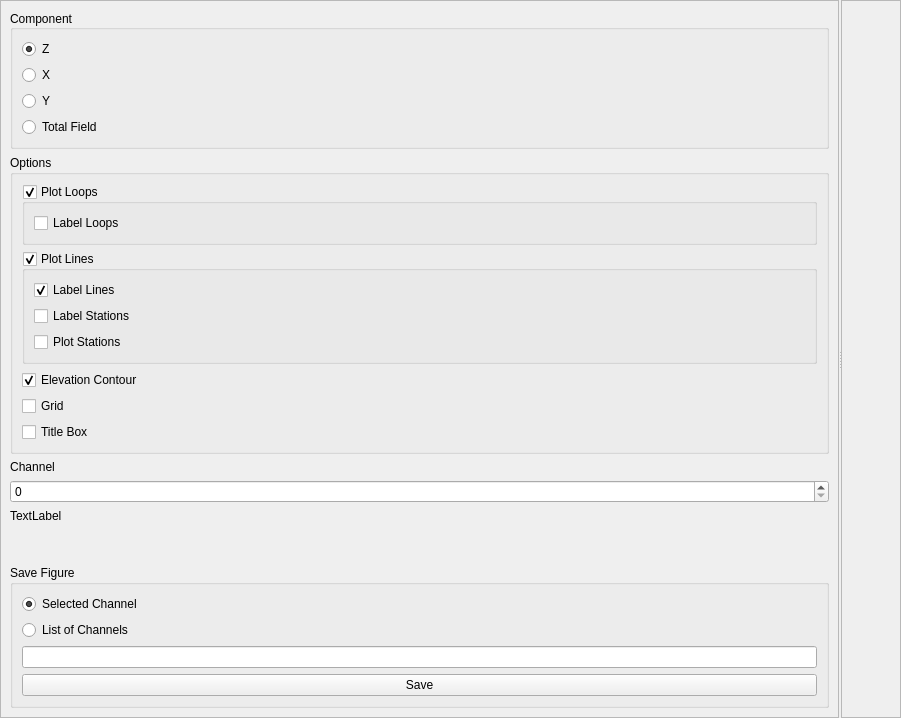
<?xml version="1.0" encoding="UTF-8"?>
<ui version="4.0">
 <class>ContourMap</class>
 <widget class="QWidget" name="ContourMap">
  <property name="geometry">
   <rect>
    <x>0</x>
    <y>0</y>
    <width>901</width>
    <height>718</height>
   </rect>
  </property>
  <property name="windowTitle">
   <string>Form</string>
  </property>
  <layout class="QHBoxLayout" name="horizontalLayout">
   <property name="spacing">
    <number>1</number>
   </property>
   <property name="leftMargin">
    <number>0</number>
   </property>
   <property name="topMargin">
    <number>0</number>
   </property>
   <property name="rightMargin">
    <number>0</number>
   </property>
   <property name="bottomMargin">
    <number>0</number>
   </property>
   <item>
    <widget class="QSplitter" name="splitter">
     <property name="orientation">
      <enum>Qt::Horizontal</enum>
     </property>
     <property name="handleWidth">
      <number>2</number>
     </property>
     <widget class="QFrame" name="frame">
      <property name="sizePolicy">
       <sizepolicy hsizetype="Preferred" vsizetype="Preferred">
        <horstretch>0</horstretch>
        <verstretch>0</verstretch>
       </sizepolicy>
      </property>
      <property name="maximumSize">
       <size>
        <width>16777215</width>
        <height>16777215</height>
       </size>
      </property>
      <property name="frameShape">
       <enum>QFrame::StyledPanel</enum>
      </property>
      <property name="frameShadow">
       <enum>QFrame::Plain</enum>
      </property>
      <layout class="QVBoxLayout" name="verticalLayout_4">
       <item>
        <widget class="QGroupBox" name="groupBox_2">
         <property name="sizePolicy">
          <sizepolicy hsizetype="Preferred" vsizetype="Preferred">
           <horstretch>0</horstretch>
           <verstretch>0</verstretch>
          </sizepolicy>
         </property>
         <property name="minimumSize">
          <size>
           <width>0</width>
           <height>0</height>
          </size>
         </property>
         <property name="maximumSize">
          <size>
           <width>16777215</width>
           <height>16777215</height>
          </size>
         </property>
         <property name="title">
          <string>Component</string>
         </property>
         <property name="alignment">
          <set>Qt::AlignLeading|Qt::AlignLeft|Qt::AlignVCenter</set>
         </property>
         <property name="flat">
          <bool>false</bool>
         </property>
         <layout class="QVBoxLayout" name="verticalLayout_2">
          <item>
           <widget class="QRadioButton" name="z_rbtn">
            <property name="text">
             <string>Z</string>
            </property>
            <property name="checked">
             <bool>true</bool>
            </property>
           </widget>
          </item>
          <item>
           <widget class="QRadioButton" name="x_rbtn">
            <property name="text">
             <string>X</string>
            </property>
           </widget>
          </item>
          <item>
           <widget class="QRadioButton" name="y_rbtn">
            <property name="text">
             <string>Y</string>
            </property>
           </widget>
          </item>
          <item>
           <widget class="QRadioButton" name="tf_rbtn">
            <property name="text">
             <string>Total Field</string>
            </property>
           </widget>
          </item>
         </layout>
        </widget>
       </item>
       <item>
        <widget class="QGroupBox" name="groupBox">
         <property name="sizePolicy">
          <sizepolicy hsizetype="Preferred" vsizetype="Preferred">
           <horstretch>0</horstretch>
           <verstretch>0</verstretch>
          </sizepolicy>
         </property>
         <property name="minimumSize">
          <size>
           <width>0</width>
           <height>0</height>
          </size>
         </property>
         <property name="maximumSize">
          <size>
           <width>16777215</width>
           <height>16777215</height>
          </size>
         </property>
         <property name="title">
          <string>Options</string>
         </property>
         <layout class="QGridLayout" name="gridLayout_2">
          <item row="1" column="0" colspan="2">
           <widget class="QGroupBox" name="plot_lines_cbox">
            <property name="title">
             <string>Plot Lines</string>
            </property>
            <property name="flat">
             <bool>true</bool>
            </property>
            <property name="checkable">
             <bool>true</bool>
            </property>
            <layout class="QVBoxLayout" name="verticalLayout_3">
             <item>
              <widget class="QCheckBox" name="label_lines_cbox">
               <property name="text">
                <string>Label Lines</string>
               </property>
               <property name="checked">
                <bool>true</bool>
               </property>
              </widget>
             </item>
             <item>
              <widget class="QCheckBox" name="label_stations_cbox">
               <property name="text">
                <string>Label Stations</string>
               </property>
              </widget>
             </item>
             <item>
              <widget class="QCheckBox" name="plot_stations_cbox">
               <property name="text">
                <string>Plot Stations</string>
               </property>
               <property name="checked">
                <bool>false</bool>
               </property>
              </widget>
             </item>
            </layout>
           </widget>
          </item>
          <item row="5" column="0" colspan="2">
           <widget class="QCheckBox" name="grid_cbox">
            <property name="text">
             <string>Grid</string>
            </property>
           </widget>
          </item>
          <item row="6" column="0" colspan="2">
           <widget class="QCheckBox" name="title_box_cbox">
            <property name="text">
             <string>Title Box</string>
            </property>
            <property name="checked">
             <bool>false</bool>
            </property>
           </widget>
          </item>
          <item row="4" column="0" colspan="2">
           <widget class="QCheckBox" name="plot_elevation_cbox">
            <property name="text">
             <string>Elevation Contour</string>
            </property>
            <property name="checked">
             <bool>true</bool>
            </property>
           </widget>
          </item>
          <item row="0" column="0" colspan="2">
           <widget class="QGroupBox" name="plot_loops_cbox">
            <property name="title">
             <string>Plot Loops</string>
            </property>
            <property name="flat">
             <bool>true</bool>
            </property>
            <property name="checkable">
             <bool>true</bool>
            </property>
            <layout class="QVBoxLayout" name="verticalLayout">
             <item>
              <widget class="QCheckBox" name="label_loops_cbox">
               <property name="text">
                <string>Label Loops</string>
               </property>
              </widget>
             </item>
            </layout>
           </widget>
          </item>
         </layout>
        </widget>
       </item>
       <item>
        <widget class="QLabel" name="label">
         <property name="sizePolicy">
          <sizepolicy hsizetype="Maximum" vsizetype="Preferred">
           <horstretch>0</horstretch>
           <verstretch>0</verstretch>
          </sizepolicy>
         </property>
         <property name="text">
          <string>Channel</string>
         </property>
         <property name="alignment">
          <set>Qt::AlignCenter</set>
         </property>
        </widget>
       </item>
       <item>
        <widget class="QSpinBox" name="channel_spinbox">
         <property name="sizePolicy">
          <sizepolicy hsizetype="Preferred" vsizetype="Preferred">
           <horstretch>0</horstretch>
           <verstretch>0</verstretch>
          </sizepolicy>
         </property>
         <property name="minimumSize">
          <size>
           <width>0</width>
           <height>0</height>
          </size>
         </property>
         <property name="maximumSize">
          <size>
           <width>16777215</width>
           <height>16777215</height>
          </size>
         </property>
        </widget>
       </item>
       <item>
        <widget class="QLabel" name="time_label">
         <property name="sizePolicy">
          <sizepolicy hsizetype="Maximum" vsizetype="Preferred">
           <horstretch>0</horstretch>
           <verstretch>0</verstretch>
          </sizepolicy>
         </property>
         <property name="text">
          <string>TextLabel</string>
         </property>
        </widget>
       </item>
       <item>
        <spacer name="verticalSpacer">
         <property name="orientation">
          <enum>Qt::Vertical</enum>
         </property>
         <property name="sizeHint" stdset="0">
          <size>
           <width>20</width>
           <height>40</height>
          </size>
         </property>
        </spacer>
       </item>
       <item>
        <widget class="QGroupBox" name="groupBox_3">
         <property name="sizePolicy">
          <sizepolicy hsizetype="Preferred" vsizetype="Preferred">
           <horstretch>0</horstretch>
           <verstretch>0</verstretch>
          </sizepolicy>
         </property>
         <property name="title">
          <string>Save Figure</string>
         </property>
         <layout class="QGridLayout" name="gridLayout_3">
          <item row="0" column="0">
           <widget class="QRadioButton" name="current_channel_rbtn">
            <property name="sizePolicy">
             <sizepolicy hsizetype="Preferred" vsizetype="Fixed">
              <horstretch>0</horstretch>
              <verstretch>0</verstretch>
             </sizepolicy>
            </property>
            <property name="text">
             <string>Selected Channel</string>
            </property>
            <property name="checked">
             <bool>true</bool>
            </property>
           </widget>
          </item>
          <item row="1" column="0">
           <widget class="QRadioButton" name="channel_list_rbtn">
            <property name="sizePolicy">
             <sizepolicy hsizetype="Preferred" vsizetype="Fixed">
              <horstretch>0</horstretch>
              <verstretch>0</verstretch>
             </sizepolicy>
            </property>
            <property name="text">
             <string>List of Channels</string>
            </property>
           </widget>
          </item>
          <item row="3" column="0">
           <widget class="QPushButton" name="save_figure_btn">
            <property name="sizePolicy">
             <sizepolicy hsizetype="Preferred" vsizetype="Fixed">
              <horstretch>0</horstretch>
              <verstretch>0</verstretch>
             </sizepolicy>
            </property>
            <property name="text">
             <string>Save</string>
            </property>
           </widget>
          </item>
          <item row="2" column="0">
           <widget class="QLineEdit" name="channel_list_edit">
            <property name="sizePolicy">
             <sizepolicy hsizetype="Preferred" vsizetype="Fixed">
              <horstretch>0</horstretch>
              <verstretch>0</verstretch>
             </sizepolicy>
            </property>
            <property name="clearButtonEnabled">
             <bool>false</bool>
            </property>
           </widget>
          </item>
         </layout>
        </widget>
       </item>
      </layout>
     </widget>
     <widget class="QFrame" name="frame_2">
      <property name="sizePolicy">
       <sizepolicy hsizetype="Expanding" vsizetype="Preferred">
        <horstretch>0</horstretch>
        <verstretch>0</verstretch>
       </sizepolicy>
      </property>
      <property name="frameShape">
       <enum>QFrame::StyledPanel</enum>
      </property>
      <property name="frameShadow">
       <enum>QFrame::Plain</enum>
      </property>
      <layout class="QGridLayout" name="gridLayout">
       <property name="leftMargin">
        <number>0</number>
       </property>
       <property name="topMargin">
        <number>0</number>
       </property>
       <property name="rightMargin">
        <number>0</number>
       </property>
       <property name="bottomMargin">
        <number>0</number>
       </property>
       <property name="spacing">
        <number>0</number>
       </property>
       <item row="1" column="0">
        <spacer name="horizontalSpacer">
         <property name="orientation">
          <enum>Qt::Horizontal</enum>
         </property>
         <property name="sizeType">
          <enum>QSizePolicy::Fixed</enum>
         </property>
         <property name="sizeHint" stdset="0">
          <size>
           <width>10</width>
           <height>20</height>
          </size>
         </property>
        </spacer>
       </item>
       <item row="0" column="0" colspan="2">
        <layout class="QGridLayout" name="map_layout">
         <property name="sizeConstraint">
          <enum>QLayout::SetDefaultConstraint</enum>
         </property>
        </layout>
       </item>
       <item row="1" column="1">
        <layout class="QVBoxLayout" name="toolbar_layout">
         <property name="spacing">
          <number>0</number>
         </property>
         <property name="sizeConstraint">
          <enum>QLayout::SetDefaultConstraint</enum>
         </property>
        </layout>
       </item>
      </layout>
     </widget>
    </widget>
   </item>
  </layout>
 </widget>
 <tabstops>
  <tabstop>z_rbtn</tabstop>
  <tabstop>x_rbtn</tabstop>
  <tabstop>y_rbtn</tabstop>
  <tabstop>tf_rbtn</tabstop>
  <tabstop>plot_loops_cbox</tabstop>
  <tabstop>label_loops_cbox</tabstop>
  <tabstop>plot_lines_cbox</tabstop>
  <tabstop>label_lines_cbox</tabstop>
  <tabstop>label_stations_cbox</tabstop>
  <tabstop>plot_stations_cbox</tabstop>
  <tabstop>plot_elevation_cbox</tabstop>
  <tabstop>grid_cbox</tabstop>
  <tabstop>title_box_cbox</tabstop>
  <tabstop>current_channel_rbtn</tabstop>
  <tabstop>channel_list_rbtn</tabstop>
  <tabstop>channel_list_edit</tabstop>
  <tabstop>save_figure_btn</tabstop>
 </tabstops>
 <resources/>
 <connections/>
</ui>
